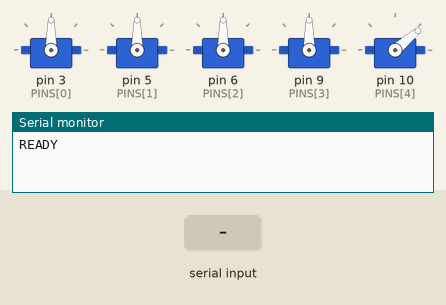
A sketch run on a simulated Arduino Uno, built with avr-gcc and run on an emulated ATmega328P. Parts: 5 × servo, the last lines printed to the serial monitor. Inputs (shaded band) come from the test bench.

Above: at 1.2 s.
1.3 s: "J,90,45,200,10\n" received over Serial
At 3.5 s:
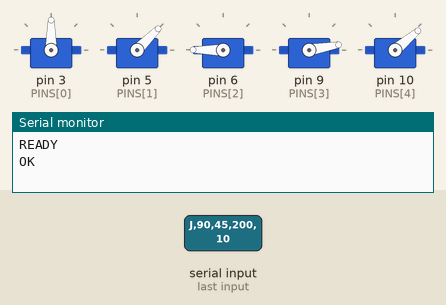
3.8 s: "G,90\n" received over Serial
At 4.7 s:
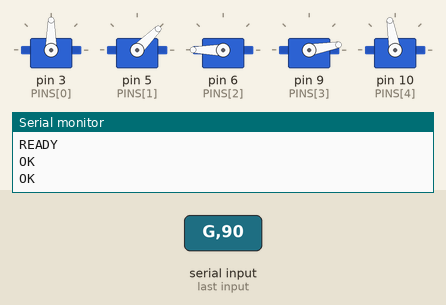
5.3 s: "G,\n" received over Serial
At 5.9 s:
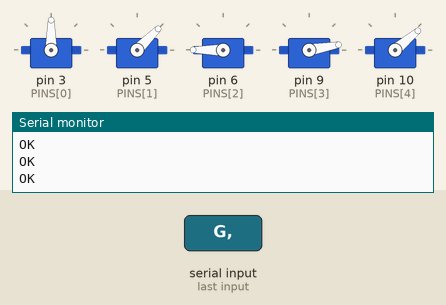
Timing chart, 0 to 8.3 s (numbered marks = the images above; inputs shaded):
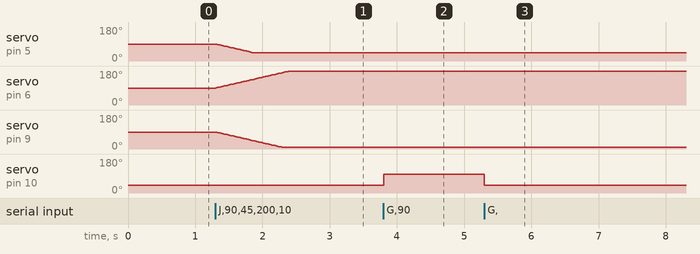

The sketch:

mimic_arm.ino
```cpp
// MIMIC arm firmware: 4 joint servos + gripper servo, commanded over USB serial.
//   "J,base,shoulder,elbow,wrist\n"  -> smooth move to those servo angles (0-180), replies "OK"
//   "G,1\n" close gripper / "G,0\n" open gripper, replies "OK"
#include <Servo.h>

const int PINS[5] = {3, 5, 6, 9, 10};      // base, shoulder, elbow, wrist, gripper
const int GRIP_OPEN = 40, GRIP_CLOSED = 100; // tune for your gripper
Servo servos[5];
int cur[5] = {90, 90, 90, 90, GRIP_OPEN};

void setup() {
  Serial.begin(115200);
  for (int i = 0; i < 5; i++) { servos[i].attach(PINS[i]); servos[i].write(cur[i]); }
  Serial.println("READY");
}

void moveTo(const int t[4]) {
  bool moving = true;
  while (moving) {
    moving = false;
    for (int i = 0; i < 4; i++) {
      if (cur[i] < t[i]) { cur[i]++; moving = true; }
      else if (cur[i] > t[i]) { cur[i]--; moving = true; }
      servos[i].write(cur[i]);
    }
    delay(12);  // lower = faster
  }
}

void loop() {
  if (!Serial.available()) return;
  String line = Serial.readStringUntil('\n');
  line.trim();
  if (line.startsWith("J,")) {
    int a, b, c, d;
    if (sscanf(line.c_str(), "J,%d,%d,%d,%d", &a, &b, &c, &d) == 4) {
      int t[4] = {constrain(a, 0, 180), constrain(b, 0, 180), constrain(c, 0, 180), constrain(d, 0, 180)};
      moveTo(t);
      Serial.println("OK");
    } else Serial.println("ERR");
  } else if (line.startsWith("G,")) {
    cur[4] = line.substring(2).toInt() ? GRIP_CLOSED : GRIP_OPEN;
    servos[4].write(cur[4]);
    delay(400);
    Serial.println("OK");
  } else Serial.println("ERR");
}
```

Measured:
- after the input at 1.3 s, servo on pin 5 (PINS[1]): moves from 90° to 45° over 0.54 s, starting at once; servo on pin 6 (PINS[2]): moves from 90° to 180° over 1.1 s, starting at once; servo on pin 9 (PINS[3]): moves from 90° to 10° over 0.98 s, starting at once
- after the input at 3.8 s, servo on pin 10 (PINS[4]): 40° → 100° at once
- after the input at 5.3 s, servo on pin 10 (PINS[4]): 100° → 40° at once
